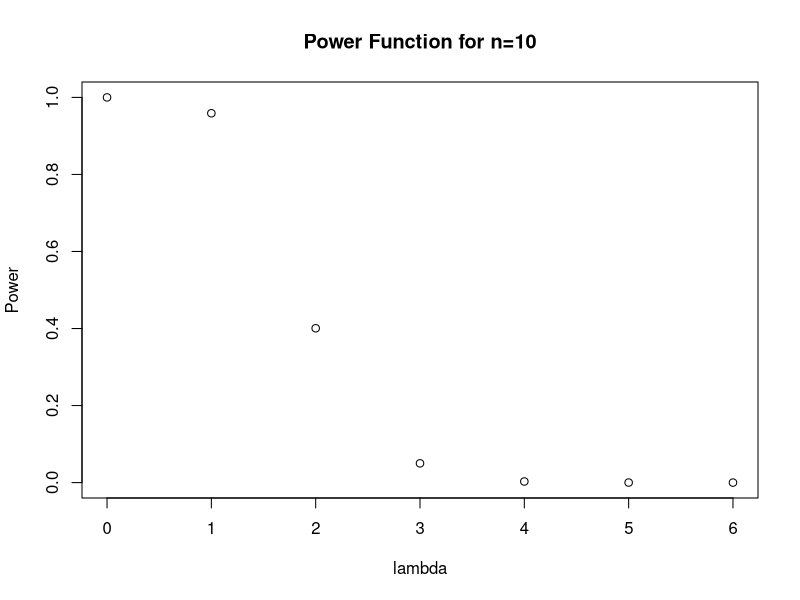
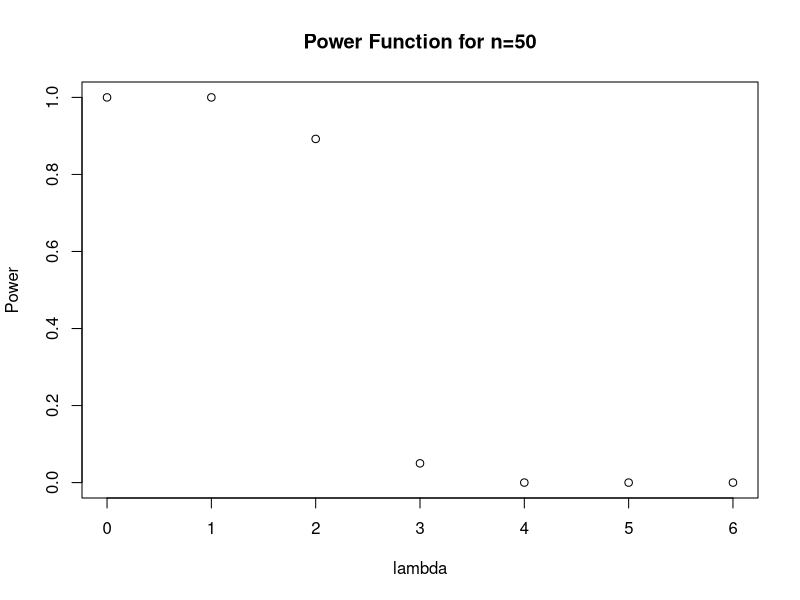
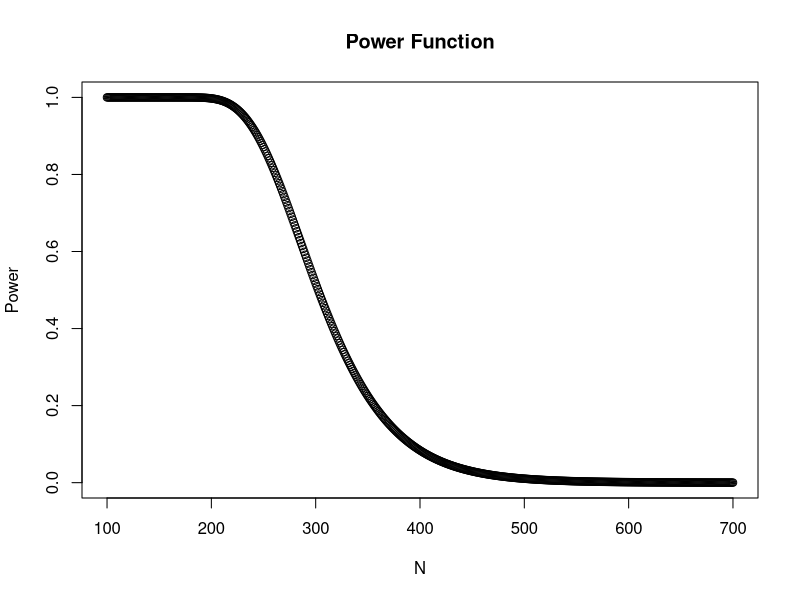

Reproduce these figures in R, in order.
set.seed(111)

# 1
c_10 <- qgamma(0.95,10,30)
c_50 <- qgamma(0.95,50,150)

beta_10 <- c()
beta_50 <- c()

for (i in 1:7){
  beta_10[i] <- 1 - pgamma(c_10,10, 10*(i-1))
  beta_50[i] <- 1 - pgamma(c_50, 50, 50*(i-1))
}
plot(c(0:6), beta_10, main="Power Function for n=10", xlab="lambda", ylab="Power")
plot(c(0:6), beta_50, main="Power Function for n=50", xlab="lambda", ylab="Power")






# 3
qhyper(0.95, 100,400,50)

beta <- c()
for (i in 100:700){
  beta[i-99] = 1-phyper(16,100,i-100,50)
}

plot(c(100:700), beta, main="Power Function", xlab ="N", ylab="Power")
